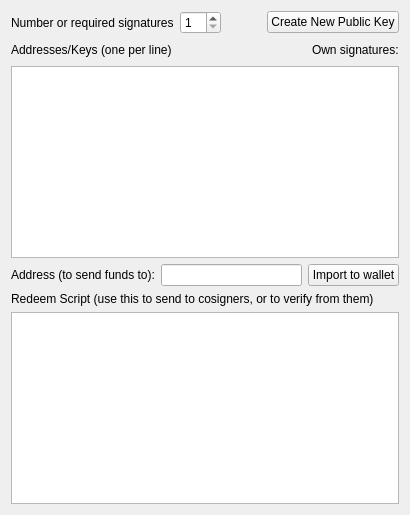
          <widget class="QWidget" name="tab_4">
           <attribute name="title">
            <string>Create/Import</string>
           </attribute>
           <layout class="QVBoxLayout" name="verticalLayout_22">
            <item>
             <layout class="QHBoxLayout" name="horizontalLayout_13">
              <item>
               <widget class="QLabel" name="label_16">
                <property name="sizePolicy">
                 <sizepolicy hsizetype="Preferred" vsizetype="Preferred">
                  <horstretch>0</horstretch>
                  <verstretch>0</verstretch>
                 </sizepolicy>
                </property>
                <property name="text">
                 <string>Number or required signatures</string>
                </property>
               </widget>
              </item>
              <item>
               <widget class="QSpinBox" name="spinBox_multisign">
                <property name="minimum">
                 <number>1</number>
                </property>
                <property name="maximum">
                 <number>10</number>
                </property>
               </widget>
              </item>
              <item>
               <spacer name="horizontalSpacer_8">
                <property name="orientation">
                 <enum>Qt::Horizontal</enum>
                </property>
                <property name="sizeHint" stdset="0">
                 <size>
                  <width>40</width>
                  <height>20</height>
                 </size>
                </property>
               </spacer>
              </item>
              <item>
               <widget class="QPushButton" name="pushButton_newpubkey">
                <property name="text">
                 <string>Create New Public Key</string>
                </property>
               </widget>
              </item>
             </layout>
            </item>
            <item>
             <layout class="QHBoxLayout" name="horizontalLayout_22">
              <item>
               <widget class="QLabel" name="label_18">
                <property name="text">
                 <string>Addresses/Keys (one per line)</string>
                </property>
               </widget>
              </item>
              <item>
               <spacer name="horizontalSpacer_11">
                <property name="orientation">
                 <enum>Qt::Horizontal</enum>
                </property>
                <property name="sizeHint" stdset="0">
                 <size>
                  <width>40</width>
                  <height>20</height>
                 </size>
                </property>
               </spacer>
              </item>
              <item>
               <widget class="QLabel" name="label_nsignatures">
                <property name="text">
                 <string>Own signatures:</string>
                </property>
               </widget>
              </item>
             </layout>
            </item>
            <item>
             <widget class="QPlainTextEdit" name="plainTextEdit_multisigkeys"/>
            </item>
            <item>
             <layout class="QHBoxLayout" name="horizontalLayout_14">
              <item>
               <widget class="QLabel" name="label_19">
                <property name="text">
                 <string>Address (to send funds to):</string>
                </property>
               </widget>
              </item>
              <item>
               <widget class="QLineEdit" name="lineEdit_multisigaddress">
                <property name="readOnly">
                 <bool>true</bool>
                </property>
               </widget>
              </item>
              <item>
               <widget class="QPushButton" name="pushButton_importmultisig">
                <property name="text">
                 <string>Import to wallet</string>
                </property>
               </widget>
              </item>
             </layout>
            </item>
            <item>
             <widget class="QLabel" name="label_20">
              <property name="text">
               <string>Redeem Script (use this to send to cosigners, or to verify from them)</string>
              </property>
             </widget>
            </item>
            <item>
             <widget class="QPlainTextEdit" name="plainTextEdit_spendscript"/>
            </item>
           </layout>
          </widget>
